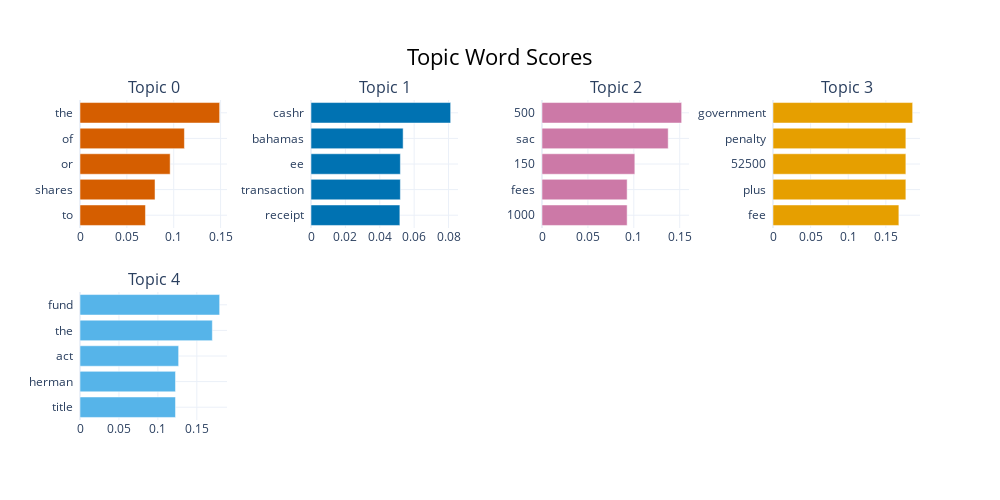

Here is the notebook cell this chart was saved with:
### Code cell
# c-TF-IDF scores for each topic representation
topic_model.visualize_barchart()

### Figure 1 — Plotly figure (JSON) as saved in the notebook; plotly's stock layout.template omitted (floating-point values rounded to 4 significant figures)
{"data": [{"marker": {"color": "#D55E00"}, "orientation": "h", "type": "bar", "x": [0.06984, 0.08004, 0.0962, 0.1114, 0.149], "xaxis": "x", "y": ["to  ", "shares  ", "or  ", "of  ", "the  "], "yaxis": "y"}, {"marker": {"color": "#0072B2"}, "orientation": "h", "type": "bar", "x": [0.05169, 0.05198, 0.05198, 0.05359, 0.08122], "xaxis": "x2", "y": ["receipt  ", "transaction  ", "ee  ", "bahamas  ", "cashr  "], "yaxis": "y2"}, {"marker": {"color": "#CC79A7"}, "orientation": "h", "type": "bar", "x": [0.09273, 0.09273, 0.1011, 0.1374, 0.1521], "xaxis": "x3", "y": ["1000  ", "fees  ", "150  ", "sac  ", "500  "], "yaxis": "y3"}, {"marker": {"color": "#E69F00"}, "orientation": "h", "type": "bar", "x": [0.1673, 0.1766, 0.1766, 0.1766, 0.1856], "xaxis": "x4", "y": ["fee  ", "plus  ", "52500  ", "penalty  ", "government  "], "yaxis": "y4"}, {"marker": {"color": "#56B4E9"}, "orientation": "h", "type": "bar", "x": [0.1226, 0.1226, 0.1266, 0.1699, 0.1793], "xaxis": "x5", "y": ["title  ", "herman  ", "act  ", "the  ", "fund  "], "yaxis": "y5"}], "layout": {"annotations": [{"font": {"size": 16}, "showarrow": false, "text": "Topic 0", "x": 0.0875, "xanchor": "center", "xref": "paper", "y": 1, "yanchor": "bottom", "yref": "paper"}, {"font": {"size": 16}, "showarrow": false, "text": "Topic 1", "x": 0.3625, "xanchor": "center", "xref": "paper", "y": 1, "yanchor": "bottom", "yref": "paper"}, {"font": {"size": 16}, "showarrow": false, "text": "Topic 2", "x": 0.6375, "xanchor": "center", "xref": "paper", "y": 1, "yanchor": "bottom", "yref": "paper"}, {"font": {"size": 16}, "showarrow": false, "text": "Topic 3", "x": 0.9125, "xanchor": "center", "xref": "paper", "y": 1, "yanchor": "bottom", "yref": "paper"}, {"font": {"size": 16}, "showarrow": false, "text": "Topic 4", "x": 0.0875, "xanchor": "center", "xref": "paper", "y": 0.4, "yanchor": "bottom", "yref": "paper"}], "height": 500, "hoverlabel": {"bgcolor": "white", "font": {"family": "Rockwell", "size": 16}}, "showlegend": false, "title": {"font": {"color": "Black", "size": 22}, "text": "Topic Word Scores", "x": 0.5, "xanchor": "center", "yanchor": "top"}, "width": 1000, "xaxis": {"anchor": "y", "domain": [0, 0.175], "showgrid": true}, "xaxis2": {"anchor": "y2", "domain": [0.275, 0.45], "showgrid": true}, "xaxis3": {"anchor": "y3", "domain": [0.55, 0.725], "showgrid": true}, "xaxis4": {"anchor": "y4", "domain": [0.825, 1], "showgrid": true}, "xaxis5": {"anchor": "y5", "domain": [0, 0.175], "showgrid": true}, "xaxis6": {"anchor": "y6", "domain": [0.275, 0.45], "showgrid": true}, "xaxis7": {"anchor": "y7", "domain": [0.55, 0.725], "showgrid": true}, "xaxis8": {"anchor": "y8", "domain": [0.825, 1], "showgrid": true}, "yaxis": {"anchor": "x", "domain": [0.6, 1], "showgrid": true}, "yaxis2": {"anchor": "x2", "domain": [0.6, 1], "showgrid": true}, "yaxis3": {"anchor": "x3", "domain": [0.6, 1], "showgrid": true}, "yaxis4": {"anchor": "x4", "domain": [0.6, 1], "showgrid": true}, "yaxis5": {"anchor": "x5", "domain": [0, 0.4], "showgrid": true}, "yaxis6": {"anchor": "x6", "domain": [0, 0.4], "showgrid": true}, "yaxis7": {"anchor": "x7", "domain": [0, 0.4], "showgrid": true}, "yaxis8": {"anchor": "x8", "domain": [0, 0.4], "showgrid": true}}}
